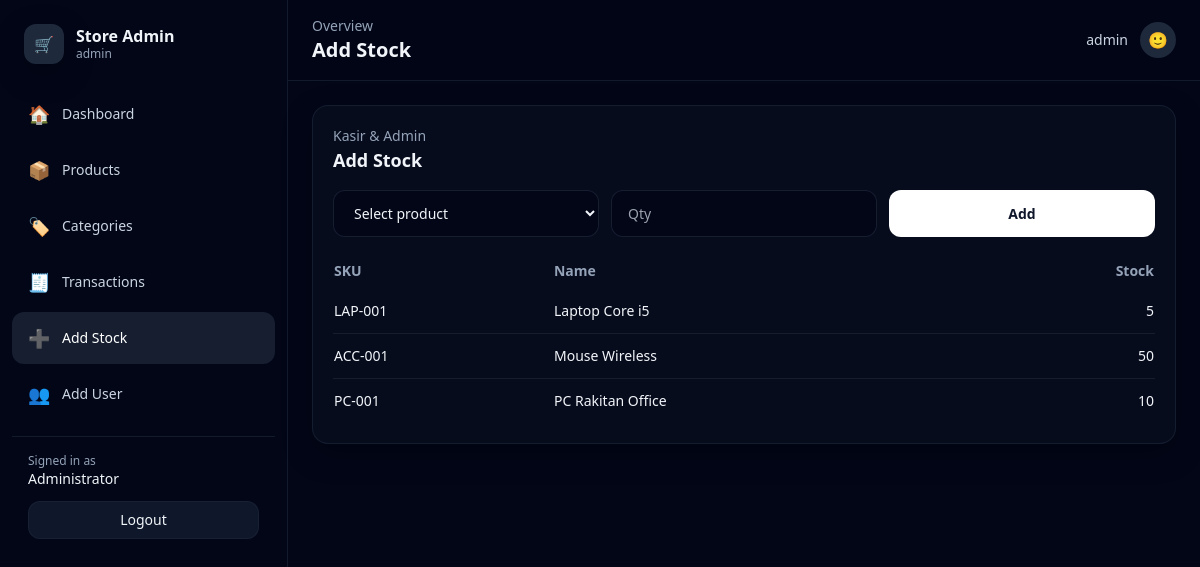
/public/index.php?route=stock_in (signed in), run on the app's committed database.
### tables this page shows
CREATE TABLE products (
  id INT AUTO_INCREMENT PRIMARY KEY,
  sku VARCHAR(50) NOT NULL UNIQUE,
  name VARCHAR(150) NOT NULL,
  category_id INT NULL,
  sell_price INT NOT NULL DEFAULT 0,
  stock INT NOT NULL DEFAULT 0,
  created_at TIMESTAMP DEFAULT CURRENT_TIMESTAMP,
  CONSTRAINT fk_products_category FOREIGN KEY (category_id) REFERENCES categories(id) ON DELETE SET NULL
);

### app/Helpers/view.php (called while the page is built, shortened)
<?php
function render(string $view, array $data = []): void {
  require __DIR__ . '/../Views/layout.php';
}

### public/index.php (called while the page is built, shortened)
<?php
require_once __DIR__ . '/../config/db.php';
require_once __DIR__ . '/../app/Helpers/view.php';
$route = $_GET['route'] ?? 'dashboard';
switch ($route) {
  case 'stock_in':
    require_once __DIR__ . '/../app/Controllers/StockInController.php';
    $res = StockInController::index($pdo);
    break;
}
$view = $res['view'];
$data = $res['data'] ?? [];
$data['view'] = $view;
render($view, $data);

### app/Controllers/StockInController.php (called while the page is built, shortened)
<?php
final class StockInController {
  public static function index(PDO $pdo): array {
    $products = $pdo->query("SELECT id, sku, name, stock FROM products ORDER BY name ASC")->fetchAll();
    return ['view'=>'stock_in','data'=>compact('products')];
  }
}

### app/Views/stock_in.php (the view, shortened to what this page needs)
<form method="post" class="grid grid-cols-1 md:grid-cols-3 gap-3 mb-4">
  <select name="product_id" required class="rounded-xl bg-slate-950 border border-slate-800/70 px-4 py-3 text-sm">
    <option value="">Select product</option>
  </select>
  <input type="number" name="qty" min="1" required placeholder="Qty"
    class="rounded-xl bg-slate-950 border border-slate-800/70 px-4 py-3 text-sm">
  <button class="rounded-xl bg-white text-slate-900 px-5 py-3 text-sm font-semibold hover:bg-slate-100">Add</button>
</form>
<div class="overflow-x-auto">
<table class="min-w-full text-sm">
  <thead class="text-slate-400"><tr><th class="text-left py-2">SKU</th><th class="text-left py-2">Name</th><th class="text-right py-2">Stock</th></tr></thead>
  <tbody class="divide-y divide-slate-800/60">
    <?php foreach($products as $p): ?>
      <tr class="hover:bg-slate-950/40">
        <td class="py-3"><?= htmlspecialchars($p['sku']) ?></td>
        <td class="py-3 font-medium"><?= htmlspecialchars($p['name']) ?></td>
        <td class="py-3 text-right"><?= (int)$p['stock'] ?></td>
      </tr>
    <?php endforeach; ?>
  </tbody>
</table>
</div>
<?php
$body=ob_get_clean(); $actions=null; require __DIR__.'/_card.php';

### assets/css/app.css (style rules this page uses)
:root { color-scheme:dark }
* { scrollbar-color:#334155 transparent; scrollbar-width:thin }

### data on the page
products: sku "LAP-001", name "Laptop Core i5", stock "5"
products: sku "ACC-001", name "Mouse Wireless", stock "50"
products: sku "PC-001", name "PC Rakitan Office", stock "10"

### other printed values
APP_NAME "Store Admin"
$u['role'] "admin"
$item['icon'] "🏠"
$item['label'] "Dashboard"
$item['icon'] "📦"
$item['label'] "Products"
$item['icon'] "🏷️"
$item['label'] "Categories"
$item['icon'] "🧾"
$item['label'] "Transactions"
$item['icon'] "➕"
$item['label'] "Add Stock"
$item['icon'] "👥"
$item['label'] "Add User"
$u['name'] "Administrator"
